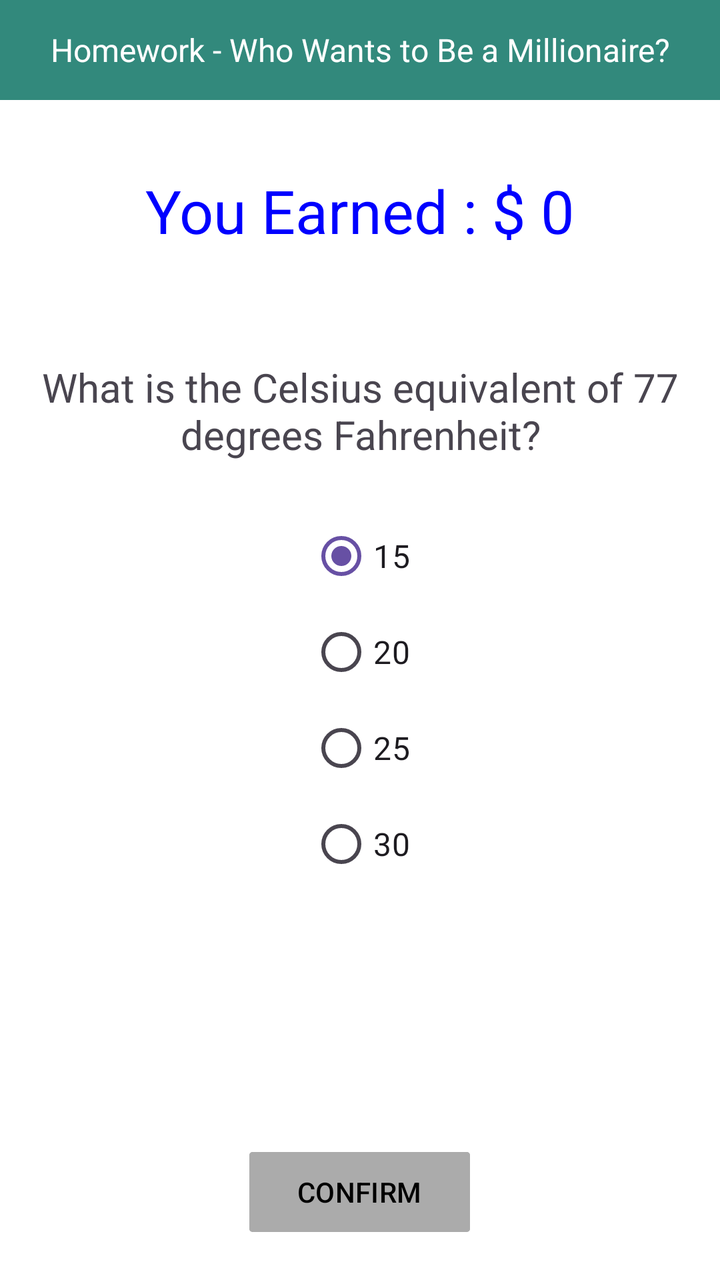
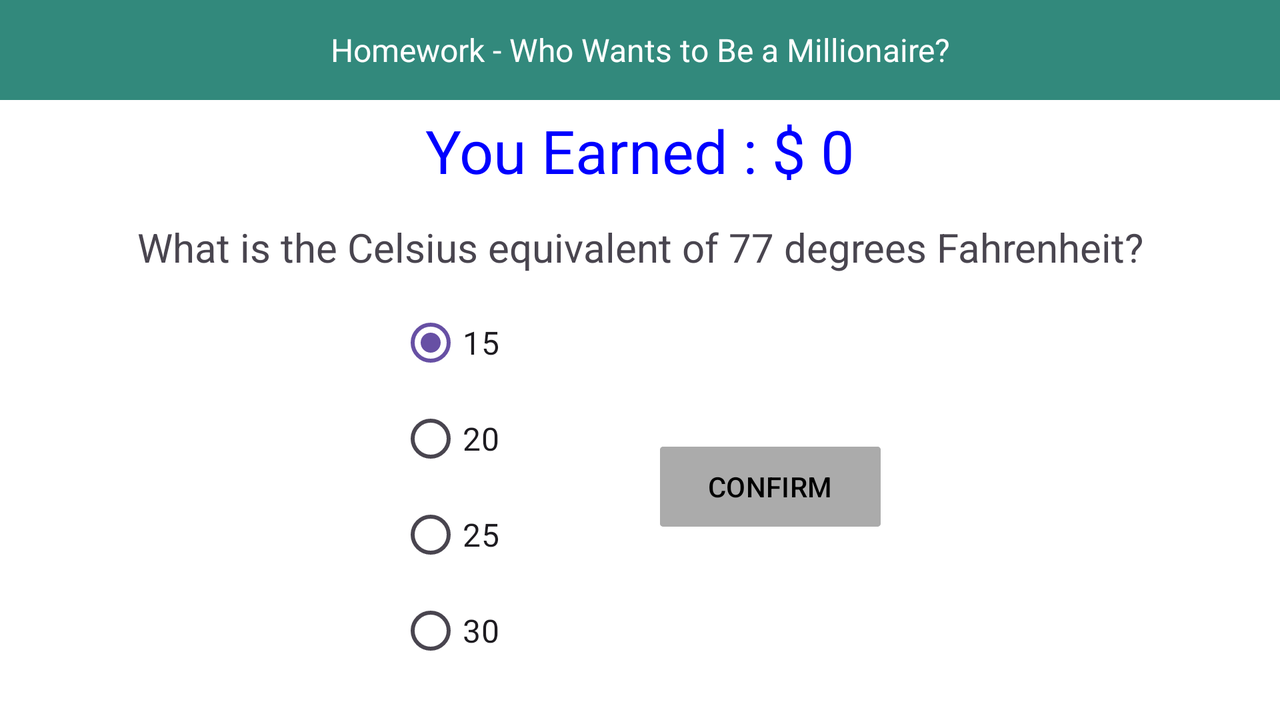

Two renders of one Android screen. The first uses the default layout on a phone; the second uses the alternative layout the repository ships for a different screen configuration, on a matching device. The two XML files are below.
<!-- AndroidManifest.xml: application theme Theme.BCS421_Week05HW -->
<!-- res/layout/question2.xml -->
<?xml version="1.0" encoding="utf-8"?>
<LinearLayout xmlns:android="http://schemas.android.com/apk/res/android"
    xmlns:app="http://schemas.android.com/apk/res-auto"
    xmlns:tools="http://schemas.android.com/tools"
    android:layout_width="match_parent"
    android:layout_height="match_parent"
    android:background="#FFFFFF"
    android:gravity="center_horizontal"
    android:orientation="vertical"
    android:paddingBottom="20dp"
    tools:context=".MainActivity">

    <TextView
        android:id="@+id/textView4"
        android:layout_width="match_parent"
        android:layout_height="50dp"
        android:background="#32897C"
        android:gravity="center_horizontal|center_vertical"
        android:text="@string/title"
        android:textColor="#FFFFFF"
        android:textSize="16sp" />

    <Space
        android:layout_width="match_parent"
        android:layout_height="40dp" />

    <LinearLayout
        android:layout_width="match_parent"
        android:layout_height="30dp"
        android:gravity="center_horizontal|center_vertical"
        android:orientation="horizontal">

        <TextView
            android:id="@+id/TextViewGameOver"
            android:layout_width="match_parent"
            android:layout_height="55dp"
            android:layout_gravity="center_horizontal|center_vertical"
            android:gravity="center_horizontal|center_vertical"
            android:text="@string/earnings"
            android:textColor="#0000FF"
            android:textSize="30sp" />

    </LinearLayout>

    <Space
        android:layout_width="match_parent"
        android:layout_height="40dp" />

    <TextView
        android:id="@+id/TextViewQuestion"
        android:layout_width="wrap_content"
        android:layout_height="wrap_content"
        android:gravity="center_horizontal|center_vertical"
        android:padding="20dp"
        android:text="@string/question_two"
        android:textSize="20sp" />

    <RadioGroup
        android:id="@+id/RadioGroup"
        android:layout_width="match_parent"
        android:layout_height="199dp"
        android:gravity="center_horizontal|center_vertical">

        <RadioButton
            android:id="@+id/radioButton1"
            android:layout_width="wrap_content"
            android:layout_height="wrap_content"
            android:checked="true"
            android:text="@string/question_two_choice_one"
            android:textSize="16sp" />

        <RadioButton
            android:id="@+id/radioButton2"
            android:layout_width="wrap_content"
            android:layout_height="wrap_content"
            android:text="@string/question_two_choice_two"
            android:textSize="16sp" />

        <RadioButton
            android:id="@+id/radioButton3"
            android:layout_width="wrap_content"
            android:layout_height="wrap_content"
            android:text="@string/question_two_choice_three"
            android:textSize="16sp" />

        <RadioButton
            android:id="@+id/radioButton4"
            android:layout_width="wrap_content"
            android:layout_height="wrap_content"
            android:text="@string/question_two_choice_four"
            android:textSize="16sp" />
    </RadioGroup>

    <LinearLayout
        android:layout_width="match_parent"
        android:layout_height="match_parent"
        android:gravity="bottom|center_horizontal"
        android:orientation="vertical">

        <Button
            android:id="@+id/ButtonConfirm"
            android:layout_width="wrap_content"
            android:layout_height="wrap_content"
            android:layout_alignParentBottom="true"
            android:layout_centerHorizontal="true"
            android:backgroundTint="#ABABAB"
            android:text="CONFIRM"
            android:textColor="#000000"
            android:textColorHighlight="#A7A7A7"
            app:cornerRadius="5px" />
    </LinearLayout>

</LinearLayout>
<!-- resources referenced by this layout -->
<resources>
  <string name="earnings">You Earned : $ 0</string>
  <string name="question_two">What is the Celsius equivalent of 77 degrees Fahrenheit?</string>
  <string name="question_two_choice_four">30</string>
  <string name="question_two_choice_one">15</string>
  <string name="question_two_choice_three">25</string>
  <string name="question_two_choice_two">20</string>
  <string name="title">Homework - Who Wants to Be a Millionaire?</string>
  <style name="Theme.BCS421_Week05HW" parent="Base.Theme.BCS421_Week05HW" />
  <style name="Base.Theme.BCS421_Week05HW" parent="Theme.Material3.DayNight.NoActionBar">
          
          
      </style>
</resources>
<!-- res/layout-land/question2.xml (the repository's variant of the layout above) -->
<!-- drawn on the phone turned sideways -->
<?xml version="1.0" encoding="utf-8"?>
<LinearLayout xmlns:android="http://schemas.android.com/apk/res/android"
    xmlns:app="http://schemas.android.com/apk/res-auto"
    xmlns:tools="http://schemas.android.com/tools"
    android:layout_width="match_parent"
    android:layout_height="match_parent"
    android:background="#FFFFFF"
    android:gravity="center_horizontal"
    android:orientation="vertical"
    android:paddingBottom="20dp"
    tools:context=".MainActivity">

    <TextView
        android:id="@+id/textView4"
        android:layout_width="match_parent"
        android:layout_height="50dp"
        android:background="#32897C"
        android:gravity="center_horizontal|center_vertical"
        android:text="@string/title"
        android:textColor="#FFFFFF"
        android:textSize="16sp" />

    <Space
        android:layout_width="match_parent"
        android:layout_height="10dp" />

    <LinearLayout
        android:layout_width="match_parent"
        android:layout_height="30dp"
        android:gravity="center_horizontal|center_vertical"
        android:orientation="horizontal">

        <TextView
            android:id="@+id/TextViewGameOver"
            android:layout_width="match_parent"
            android:layout_height="55dp"
            android:layout_gravity="center_horizontal|center_vertical"
            android:gravity="center_horizontal|center_vertical"
            android:text="@string/earnings"
            android:textColor="#0000FF"
            android:textSize="30sp" />

    </LinearLayout>

    <Space
        android:layout_width="match_parent"
        android:layout_height="10dp" />

    <TextView
        android:id="@+id/TextViewQuestion"
        android:layout_width="wrap_content"
        android:layout_height="wrap_content"
        android:gravity="center_horizontal|center_vertical"
        android:padding="10dp"
        android:text="@string/question_two"
        android:textSize="20sp" />

    <LinearLayout
        android:layout_width="wrap_content"
        android:layout_height="wrap_content"
        android:gravity="center_horizontal|center_vertical"
        android:orientation="horizontal">

        <RadioGroup
            android:id="@+id/RadioGroup"
            android:layout_width="match_parent"
            android:layout_height="199dp"
            android:gravity="center_horizontal|center_vertical">

            <RadioButton
                android:id="@+id/radioButton1"
                android:layout_width="wrap_content"
                android:layout_height="wrap_content"
                android:checked="true"
                android:text="@string/question_two_choice_one"
                android:textSize="16sp" />

            <RadioButton
                android:id="@+id/radioButton2"
                android:layout_width="wrap_content"
                android:layout_height="wrap_content"
                android:text="@string/question_two_choice_two"
                android:textSize="16sp" />

            <RadioButton
                android:id="@+id/radioButton3"
                android:layout_width="wrap_content"
                android:layout_height="wrap_content"
                android:text="@string/question_two_choice_three"
                android:textSize="16sp" />

            <RadioButton
                android:id="@+id/radioButton4"
                android:layout_width="wrap_content"
                android:layout_height="wrap_content"
                android:text="@string/question_two_choice_four"
                android:textSize="16sp" />

        </RadioGroup>

        <Space
            android:layout_width="80dp"
            android:layout_height="wrap_content" />

        <Button
            android:id="@+id/ButtonConfirm"
            android:layout_width="wrap_content"
            android:layout_height="wrap_content"
            android:layout_alignParentBottom="true"
            android:layout_centerHorizontal="true"
            android:backgroundTint="#ABABAB"
            android:text="CONFIRM"
            android:textColor="#000000"
            android:textColorHighlight="#A7A7A7"
            app:cornerRadius="5px" />
    </LinearLayout>

</LinearLayout>
